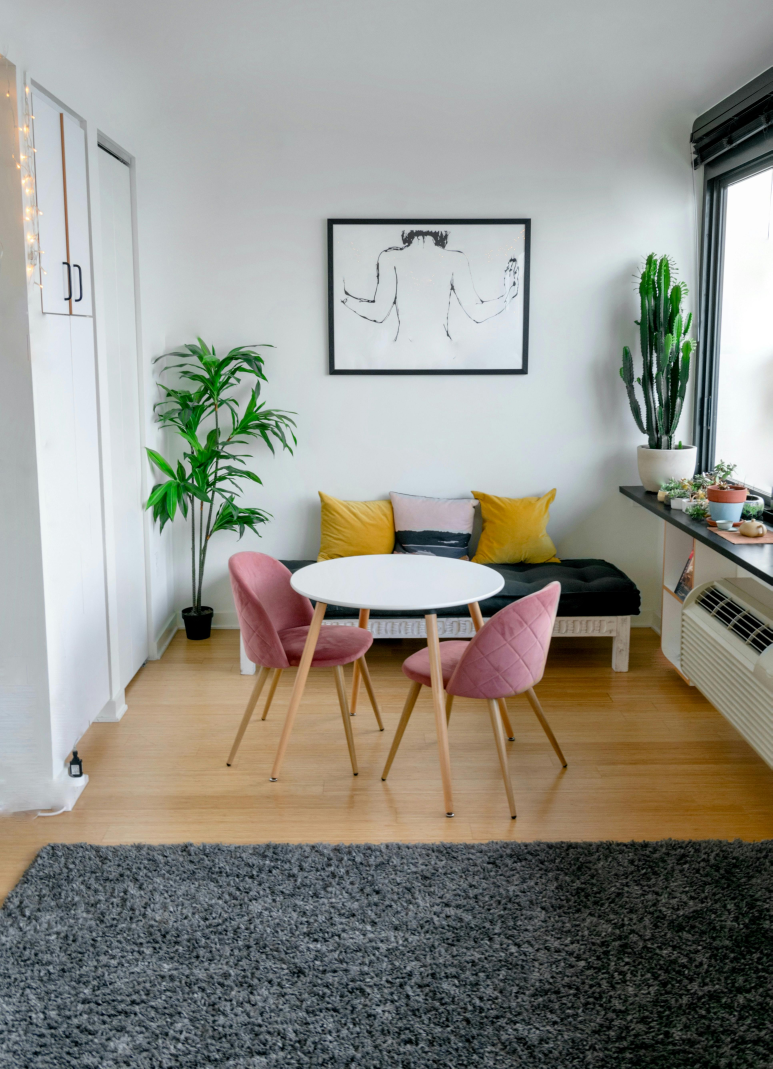
#> input picture MobileApp-NexaColorMatch/Frontend/assets/images/image11.jpg, 3861 x 5344 px, given in place of H5.jpg, which was not available (shown at 1/5 size)
$ jupyter execute RoomComplexityModel.ipynb
#> lines starting #> are read from the running program, lines starting #| are printed output that depends on the picture; pictures that were not available may be replaced by others from this repository, and a replacement may not be noted
[cell 1]
import cv2
import numpy as np
import matplotlib.pyplot as plt
from PIL import Image
from scipy.stats import entropy
import skfuzzy as fuzz
import skfuzzy.control as ctrl

# Function to display an image
def display_image(title, image):
    plt.figure(figsize=(10, 8))
    plt.imshow(cv2.cvtColor(image, cv2.COLOR_BGR2RGB))
    plt.title(title)
    plt.axis('off')
    plt.show()

# Function to resize the image to fit within the screen
def resize_image(image, max_width=800, max_height=600):
    height, width = image.shape[:2]
    aspect_ratio = width / height

    if width > max_width:
        width = max_width
        height = int(width / aspect_ratio)

    if height > max_height:
        height = max_height
        width = int(height * aspect_ratio)

    resized_image = cv2.resize(image, (width, height))
    return resized_image

# Function to get user input for marking objects
def user_mark_objects(image):
    marked_image = image.copy()
    rois = []  # List to hold regions of interest

    print("Instructions: Click to mark the vertices of a polygon around each object. Right-click to close the polygon. Press 'Enter' to finish marking an object, and 'Esc' to finish all.")

    # [13 lines left out: function line_drawer, not called in this run]

    points = []
    cv2.imshow('Mark Objects', marked_image)
    cv2.setMouseCallback('Mark Objects', line_drawer)

    while True:
        key = cv2.waitKey(1) & 0xFF
        if key == 27:  # ESC to exit
            break

    cv2.destroyAllWindows()
    return rois

# Calculate the area-based complexity score
def calculate_area_based_complexity_score(rois, room_width, room_height, image):
    # Convert room dimensions from meters to pixels
    pixels_per_meter_x = image.shape[1] / room_width
    pixels_per_meter_y = image.shape[0] / room_height

    # Calculate total room area in pixel units
    total_room_area = pixels_per_meter_x * room_width * pixels_per_meter_y * room_height

    # Calculate total object area using polygons
    total_object_area = sum([cv2.contourArea(np.array(roi)) for roi in rois])

    total_overlap_area = 0.0

    image_shape = image.shape[:2]  # Use image shape here

    for i in range(len(rois)):
        for j in range(i + 1, len(rois)):
            poly1 = cv2.fillPoly(np.zeros(image_shape, dtype=np.uint8), [np.array(rois[i])], 1)
            poly2 = cv2.fillPoly(np.zeros(image_shape, dtype=np.uint8), [np.array(rois[j])], 1)
            overlap_area = np.sum((poly1 & poly2) > 0)
            total_overlap_area += overlap_area

    total_object_area_refine = total_object_area - total_overlap_area
    # Calculate space area
    space_area = total_room_area - total_object_area_refine

    # Calculate complexity score
    complexity_score = total_object_area_refine / (total_object_area_refine + space_area) if total_object_area_refine + space_area > 0 else 0
    return complexity_score

# Load an image and convert to grayscale
# [4 lines left out: function load_image, not called in this run]

# Calculate the entropy of an image
def calculate_entropy(image_array):
    histogram, _ = np.histogram(image_array, bins=256, range=(0, 255), density=True)
    return entropy(histogram)

# Normalize the entropy value
def normalize_entropy(entropy_value):
    max_entropy = np.log2(256)  # Maximum entropy for 8-bit image
    return entropy_value / max_entropy

# Calculate the entropy-based complexity score for marked objects
def calculate_entropy_based_complexity_score(image, rois):
    total_entropy = 0.0
    for roi in rois:
        mask = np.zeros(image.shape, dtype=np.uint8)
        cv2.fillPoly(mask, [np.array(roi)], 1)
        masked_image = image * mask
        entropy_value = calculate_entropy(masked_image)
        normalized_entropy = normalize_entropy(entropy_value)
        total_entropy += normalized_entropy * cv2.contourArea(np.array(roi))

    total_object_area = sum([cv2.contourArea(np.array(roi)) for roi in rois])
    entropy_based_complexity_score = total_entropy / total_object_area if total_object_area > 0 else 0
    return entropy_based_complexity_score

# Calculate the visual clutter score
def calculate_visual_clutter_score(rois, image_shape):
    total_overlap_area = 0.0
    total_density = 0.0
    total_object_area = sum([cv2.contourArea(np.array(roi)) for roi in rois])

    for i in range(len(rois)):
        for j in range(i + 1, len(rois)):
            poly1 = cv2.fillPoly(np.zeros(image_shape, dtype=np.uint8), [np.array(rois[i])], 1)
            poly2 = cv2.fillPoly(np.zeros(image_shape, dtype=np.uint8), [np.array(rois[j])], 1)
            overlap_area = np.sum((poly1 & poly2) > 0)
            total_overlap_area += overlap_area

    density = total_object_area / (image_shape[0] * image_shape[1])
    clutter_score = (total_overlap_area / total_object_area) * density if total_object_area > 0 else 0

    return clutter_score

def main():
    # Load the image
    image_path = "C:\\Users\\Asus\\Downloads\\images_for_complexity\\H5.jpg"
    image = cv2.imread(image_path)
#> image is the input picture: shape (5344, 3861, 3); mean B, G, R 138.2, 145.6, 146.1
    if image is None:
        print("Image not found. Check the file path.")
        return

    display_image("Original Image", image)

    # Resize image for marking objects
    resized_image = resize_image(image)
#> in resize_image, `resized_image = cv2.resize(image, (width, height))`:
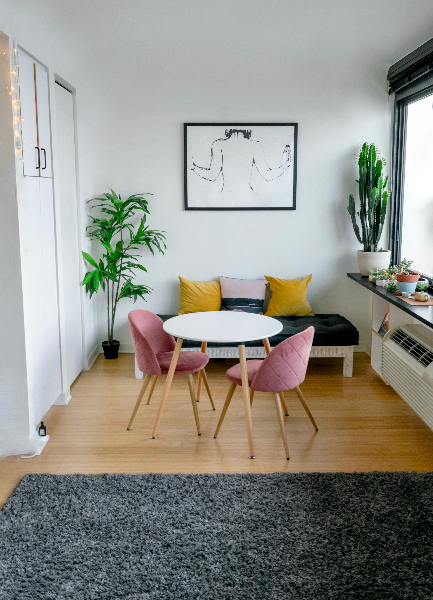
#> resized_image: shape (600, 433, 3); mean B, G, R 138.1, 145.5, 146

    # Get actual room dimensions from the user
    room_width = float(input("Enter the actual width of the room in meters: "))
#> the answer given: 100
    room_height = float(input("Enter the actual height of the room in meters: "))
#> the answer given: 100

    # User marks objects
    rois = user_mark_objects(resized_image)
#> (key Esc is pressed here)
#> rois = []

    # Calculate area-based complexity score
    area_based_complexity_score = calculate_area_based_complexity_score(rois, room_width, room_height, resized_image)
#> in calculate_area_based_complexity_score, `total_object_area = sum([cv2.contourArea(np.array(roi)) for roi in roi..`: total_object_area = 0
#> in calculate_area_based_complexity_score, `space_area = total_room_area - total_object_area_refine`: space_area = 259800
#> in calculate_area_based_complexity_score, `complexity_score = total_object_area_refine / (total_object_area_refin..`: complexity_score = 0
#> area_based_complexity_score = 0

    # Convert image to grayscale for entropy calculation
    gray_image = cv2.cvtColor(resized_image, cv2.COLOR_BGR2GRAY)
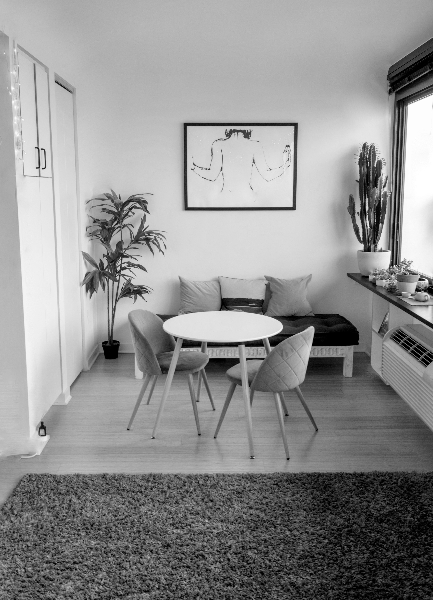
#> gray_image: shape (600, 433); min 0, max 255, mean 144.8

    # Calculate entropy-based complexity score
    entropy_based_complexity_score = calculate_entropy_based_complexity_score(gray_image, rois)
#> entropy_based_complexity_score = 0

    # Calculate visual clutter score
    visual_clutter_score = calculate_visual_clutter_score(rois, gray_image.shape)
#> visual_clutter_score = 0

    # Show individual results
    print(f"Area-Based Complexity Score: {area_based_complexity_score:.2f}")
#| Area-Based Complexity Score: 0.00
    print(f"Entropy-Based Complexity Score: {entropy_based_complexity_score:.2f}")
#| Entropy-Based Complexity Score: 0.00
    print(f"Clutter Score: {visual_clutter_score:.2f}")
#| Clutter Score: 0.00

    # Define the ranges for the inputs
    area_range = np.arange(0, 1.1, 0.1)
#> area_range = [0, 0.1, 0.2, 0.3, 0.4, 0.5, 0.6, 0.7, 0.8, 0.9, 1]
    entropy_range = np.arange(0, 1.1, 0.1)
#> entropy_range has the same summary as area_range
    clutter_range = np.arange(0, 1.1, 0.1)
#> clutter_range has the same summary as area_range
    complexity_range = np.arange(0, 1.1, 0.1)
#> complexity_range has the same summary as area_range

    # Define the membership functions for area-based complexity
    area_low = fuzz.trimf(area_range, [0, 0, 0.35])
    area_high = fuzz.trimf(area_range, [0.35, 1, 1])

    # Define the membership functions for entropy-based complexity
    entropy_low = fuzz.trimf(entropy_range, [0, 0, 0.13])
    entropy_high = fuzz.trimf(entropy_range, [0.13, 1, 1])

    # Define the membership functions for visual clutter
    clutter_low = fuzz.trimf(clutter_range, [0, 0, 0.12])
    clutter_high = fuzz.trimf(clutter_range, [0.12, 1, 1])

    # Define the membership functions for overall complexity (only 'low' and 'high')
    complexity_low = fuzz.trimf(complexity_range, [0, 0, 0.5])
    complexity_high = fuzz.trimf(complexity_range, [0.5, 1, 1])

    # Define the fuzzy variables
    area = ctrl.Antecedent(area_range, 'area')
    entropy = ctrl.Antecedent(entropy_range, 'entropy')
    clutter = ctrl.Antecedent(clutter_range, 'clutter')
    complexity = ctrl.Consequent(complexity_range, 'complexity')

    # Assign the membership functions to the fuzzy variables
    area['low'] = area_low
    area['high'] = area_high

    entropy['low'] = entropy_low
    entropy['high'] = entropy_high

    clutter['low'] = clutter_low
    clutter['high'] = clutter_high

    complexity['low'] = complexity_low
    complexity['high'] = complexity_high

    # Define the fuzzy rules with priority to area-based complexity
    rule1 = ctrl.Rule(area['low'] & entropy['low'] & clutter['low'], complexity['low'])
    rule2 = ctrl.Rule(area['low'] & entropy['low'] & clutter['high'], complexity['low'])
    rule3 = ctrl.Rule(area['low'] & entropy['high'] & clutter['low'], complexity['low'])
    rule4 = ctrl.Rule(area['low'] & entropy['high'] & clutter['high'], complexity['low'])
    rule5 = ctrl.Rule(area['high'] & entropy['low'] & clutter['low'], complexity['high'])
    rule6 = ctrl.Rule(area['high'] & entropy['low'] & clutter['high'], complexity['high'])
    rule7 = ctrl.Rule(area['high'] & entropy['high'] & clutter['low'], complexity['high'])
    rule8 = ctrl.Rule(area['high'] & entropy['high'] & clutter['high'], complexity['high'])

    # Create the control system
    complexity_ctrl = ctrl.ControlSystem([rule1, rule2, rule3, rule4, rule5, rule6, rule7, rule8])
    complexity_sim = ctrl.ControlSystemSimulation(complexity_ctrl)

    # Function to compute the complexity score and determine the complexity level
    # [23 lines left out: function calculate_complexity_and_determine_level, not called in this run]

    final_complexity_score, complexity_level = calculate_complexity_and_determine_level(area_based_complexity_score, entropy_based_complexity_score, visual_clutter_score)
    print(f"Final Complexity Score: {final_complexity_score:.2f}, Complexity Level: {complexity_level}")

if __name__ == "__main__":
    main()
#> (the call stopped at in main, `area_low = fuzz.trimf(area_range, [0, 0, 0.35])`: skfuzzy is not available in this run)

$ run again, on MobileApp-NexaColorMatch/Frontend/assets/images/image13.jpg
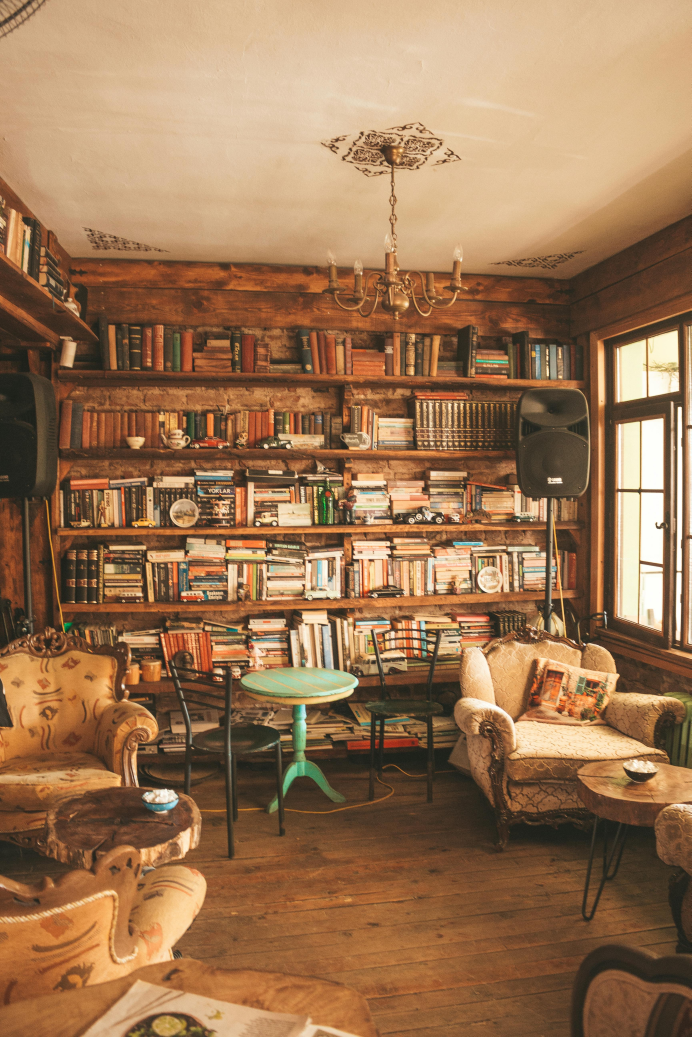
#> input picture MobileApp-NexaColorMatch/Frontend/assets/images/image13.jpg, 3456 x 5184 px, given in place of H5.jpg, which was not available (shown at 1/5 size)
#> in main, image is the input picture: shape (5184, 3456, 3); mean B, G, R 83.7, 117.2, 154.7
#> in resize_image, `resized_image = cv2.resize(image, (width, height))`:
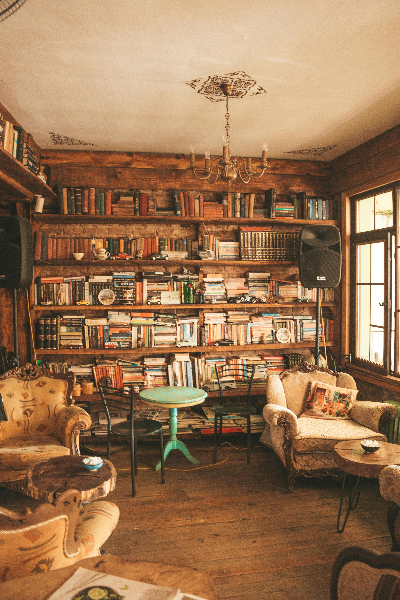
#> resized_image: shape (600, 400, 3); mean B, G, R 83.5, 117, 154.6
#> rois = []
#> in calculate_area_based_complexity_score, `total_object_area = sum([cv2.contourArea(np.array(roi)) for roi in roi..`: total_object_area = 0
#> space_area = 240000
#> complexity_score = 0
#> in main, `gray_image = cv2.cvtColor(resized_image, cv2.COLOR_BGR2GRAY)`:
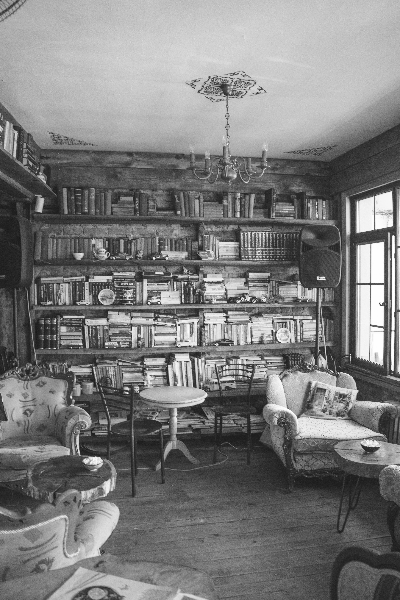
#> gray_image: shape (600, 400); min 24, max 255, mean 124.5
#| Area-Based Complexity Score: 0.00
#| Entropy-Based Complexity Score: 0.00
#| Clutter Score: 0.00
#> area_range = [0, 0.1, 0.2, 0.3, 0.4, 0.5, 0.6, 0.7, 0.8, 0.9, 1]
#> entropy_range has the same summary as area_range
#> clutter_range has the same summary as area_range
#> complexity_range has the same summary as area_range
